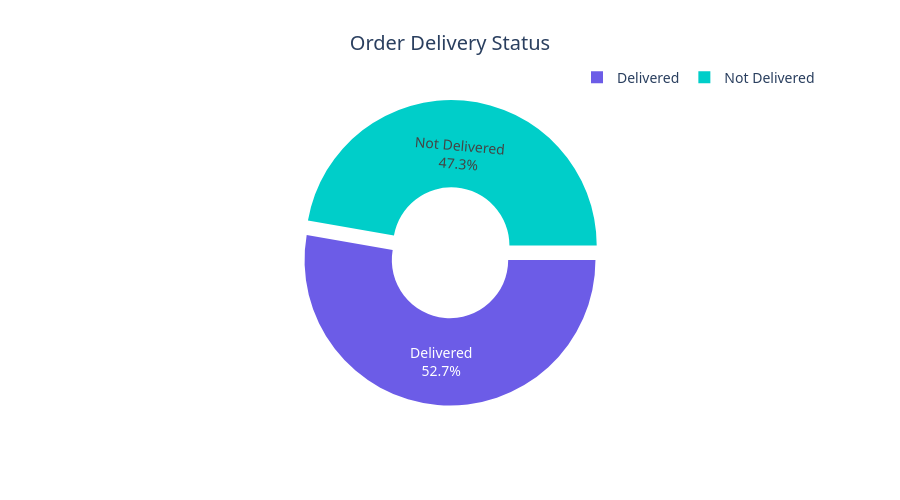

Notebook code cell kept with this figure:
### Markdown cell above
## 7. Comprehensive Dashboard

### Code cell
if 'df' in locals():
    delivery_counts = df['DeliveredFlag'].value_counts()
    
    # Create Donut Chart with Pulled Slices
    fig = go.Figure(data=[go.Pie(
        labels=['Delivered', 'Not Delivered'],
        values=[delivery_counts.get(1, 0), delivery_counts.get(0, 0)],
        hole=0.4, 
        pull=[0, 0.1], # Pull the 'Not Delivered' slice slightly
        marker=dict(colors=[COLORS['delivered'], COLORS['not_delivered']]), 
        textinfo='label+percent',
        rotation=90
    )])
    
    fig.update_layout(
        title=dict(text='Order Delivery Status', x=0.5, xanchor='center'),
        font=dict(size=14, family="Segoe UI, sans-serif"),
        height=500,
        showlegend=True,
        legend=dict(orientation="h", yanchor="bottom", y=1.02, xanchor="right", x=1)
    )
    
    try:
        fig.write_html("../figures/delivery_stats_notebook.html")
        fig.show()
    except Exception as e:
        print(f"Error displaying/saving plot: {e}")

### Figure 1 — Plotly figure (JSON) as saved in the notebook; plotly's stock layout.template omitted (floating-point values rounded to 4 significant figures)
{"data": [{"hole": 0.4, "labels": ["Delivered", "Not Delivered"], "marker": {"colors": ["#6c5ce7", "#00cec9"]}, "pull": [0, 0.1], "rotation": 90, "textinfo": "label+percent", "type": "pie", "values": [289, 259]}], "layout": {"font": {"family": "Segoe UI, sans-serif", "size": 14}, "height": 500, "legend": {"orientation": "h", "x": 1, "xanchor": "right", "y": 1.02, "yanchor": "bottom"}, "showlegend": true, "title": {"text": "Order Delivery Status", "x": 0.5, "xanchor": "center"}}}
